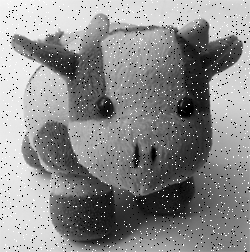
#> input picture boneka2.tif, 250 x 252 px
$ jupyter execute Filter_Batas.ipynb   (shell and % lines are left out)
#> lines starting #> are read from the running program, lines starting #| are printed output that depends on the picture
[cell 1]
import matplotlib.pyplot as plt # Mengimpor modul pyplot dari matplotlib

# Mengimpor library matplotlib untuk menampilkan gambar dan grafik secara interaktif di notebook
from skimage import data
from skimage.io import imread
from skimage.color import rgb2gray
import numpy as np # Mengimpor modul NumPy

[cell 2]
citra1 = imread(fname="boneka2.tif")  # Membaca citra
#> citra1 is the input picture: shape (252, 250); min 0, max 255, mean 139.1
citra2 = imread(fname="gedung.tif")  # Membaca citra
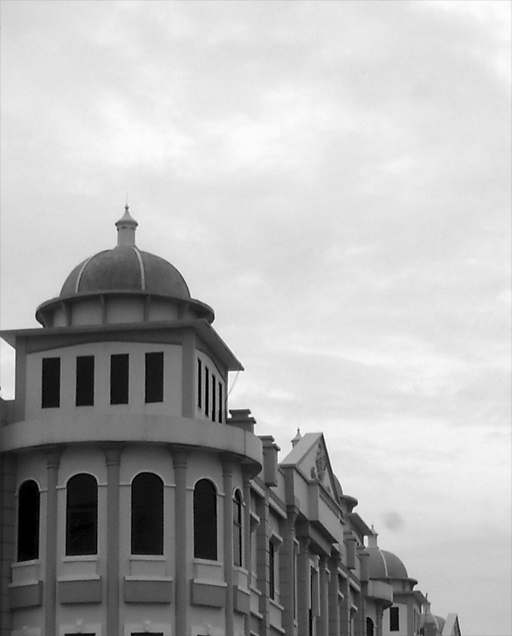
#> input picture gedung.tif, 512 x 636 px
#> citra2 is the input picture: shape (636, 512); min 0, max 255, mean 177.6

print('Shape citra 1 : ', citra1.shape)  # Menampilkan dimensi citra1 (shape).
#| Shape citra 1 :  (252, 250)
print('Shape citra 1 : ', citra2.shape)  # Menampilkan dimensi citra2 (shape).
#| Shape citra 1 :  (636, 512)

fig, axes = plt.subplots(1, 2, figsize=(10, 10))  # Membuat subplot
ax = axes.ravel()  # Meratakan array subplot menjadi array satu dimensi.

ax[0].imshow(citra1, cmap='gray')  # Menampilkan citra1
ax[0].set_title("Citra 1")  # Memberikan judul

ax[1].imshow(citra2, cmap='gray')  # Menampilkan citra2
ax[1].set_title("Citra 2")  # Memberikan judul
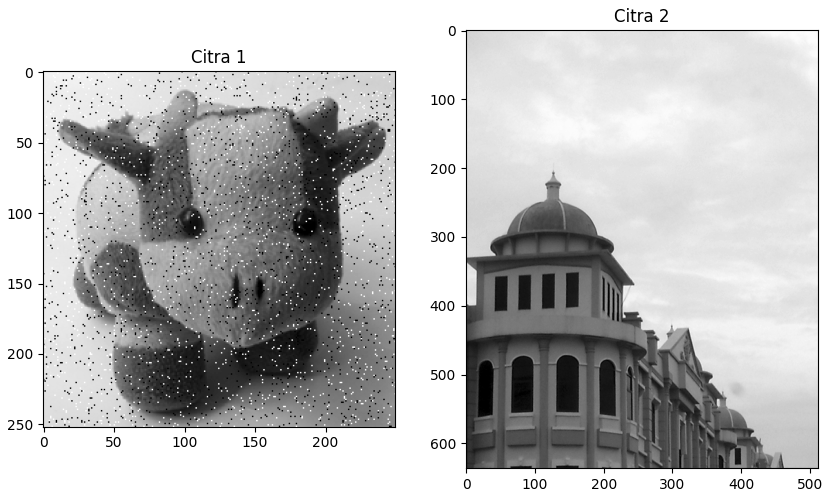
#> figure drawn by matplotlib, 2 panels

[cell 3]
#for baris=2 : tinggi-1
#    for kolom=2 : lebar-1
#        minPiksel = min([F(baris-1, kolom-1) F(baris-1, kolom) F(baris, kolom+1) ...
#            F(baris, kolom-1) F(baris, kolom+1) F(baris+1, kolom-1)  ...
#            F(baris+1, kolom) F(baris+1, kolom+1)]);
#
#        maksPiksel = max([F(baris-1, kolom-1) F(baris-1, kolom) F(baris, kolom+1)    ...
#            F(baris, kolom-1) F(baris, kolom+1) F(baris+1, kolom-1)  ...
#            F(baris+1, kolom) F(baris+1, kolom+1)]);
#
#        if F(baris, kolom) < minPiksel
#           G(baris, kolom) = minPiksel;
#        else
#            if F(baris, kolom) > maksPiksel
#                G(baris, kolom) = maksPiksel;
#            else
#                G(baris, kolom) = F(baris, kolom);
#            end
#        end
#    end
#end

[cell 4]
copyCitra1 = citra1.copy()  # Menduplikasi citra1 ke copyCitra1.
copyCitra2 = citra2.copy()  # Menduplikasi citra2 ke copyCitra2.

m1,n1 = copyCitra1.shape  # Mengambil dimensi baris dan kolom dari copyCitra1.
#> m1 = 252; n1 = 250
output1 = np.empty([m1, n1])  # Membuat array kosong dengan dimensi yang sama dengan copyCitra1 untuk menyimpan hasil output.

m2,n2 = copyCitra2.shape  # Mengambil dimensi baris dan kolom dari copyCitra2.
#> m2 = 636; n2 = 512
output2 = np.empty([m2, n2])  # Membuat array kosong dengan dimensi yang sama dengan copyCitra2 untuk menyimpan hasil output.

print('Shape copy citra 1 : ', copyCitra1.shape)  # Menampilkan dimensi copyCitra1.
#| Shape copy citra 1 :  (252, 250)
print('Shape output citra 1 : ', output1.shape)  # Menampilkan dimensi output1.
#| Shape output citra 1 :  (252, 250)

print('m1 : ',m1)  # Menampilkan nilai m1 (jumlah baris copyCitra1).
#| m1 :  252
print('n1 : ',n1)  # Menampilkan nilai n1 (jumlah kolom copyCitra1).
#| n1 :  250
print()

print('Shape copy citra 2 : ', copyCitra2.shape)  # Menampilkan dimensi copyCitra2.
#| Shape copy citra 2 :  (636, 512)
print('Shape output citra 3 : ', output2.shape)  # Menampilkan dimensi output2.
#| Shape output citra 3 :  (636, 512)

print('m2 : ',m2)  # Menampilkan nilai m2 (jumlah baris copyCitra2).
#| m2 :  636
print('n2 : ',n2)  # Menampilkan nilai n2 (jumlah kolom copyCitra2).
#| n2 :  512
print()

[cell 5]
for baris in range(0, m1-1):  # Melakukan iterasi untuk setiap baris dalam rentang (0, m1-1).
    for kolom in range(0, n1-1):  # Melakukan iterasi untuk setiap kolom dalam rentang (0, n1-1).

        a1 = baris  # Menyimpan nilai baris saat ini ke variabel a1.
        b1 = kolom  # Menyimpan nilai kolom saat ini ke variabel b1.

        arr = np.array([copyCitra1[a1-1, b1-1], copyCitra1[a1-1, b1], copyCitra1[a1, b1+1], \
            copyCitra1[a1, b1-1], copyCitra1[a1, b1+1], copyCitra1[a1+1, b1-1], \
            copyCitra1[a1+1, b1], copyCitra1[a1+1, b1+1]])  # Membuat array berisi piksel sekitar pada copyCitra1.

        minPiksel = np.amin(arr)  # Menyimpan nilai piksel minimum dari array.
        maksPiksel = np.amax(arr)  # Menyimpan nilai piksel maksimum dari array.

        if copyCitra1[baris, kolom] < minPiksel:  # Memeriksa apakah piksel saat ini lebih kecil dari piksel minimum.
            output1[baris, kolom] = minPiksel  # Jika iya, set nilai output1 dengan piksel minimum.
        else:
            if copyCitra1[baris, kolom] > maksPiksel:  # Jika tidak, periksa apakah piksel saat ini lebih besar dari piksel maksimum.
                output1[baris, kolom] = maksPiksel  # Jika iya, set nilai output1 dengan piksel maksimum.
            else:
                output1[baris, kolom] = copyCitra1[baris, kolom]  # Jika tidak, set nilai output1 dengan piksel saat ini.
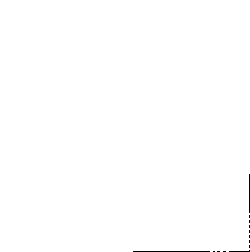
#> output1: shape (252, 250) float64; 0.26% of the values are NaN or infinite; the others: min -1.5e+305, max 2.77e+180, mean -2.38e+300; drawn with min black, max white, NaN and infinite black

[cell 6]
for baris1 in range(0, m2-1):  # Melakukan iterasi untuk setiap baris dalam rentang (0, m2-1).
    for kolom1 in range(0, n2-1):  # Melakukan iterasi untuk setiap kolom dalam rentang (0, n2-1).

        a1 = baris1  # Menyimpan nilai baris saat ini ke variabel a1.
        b1 = kolom1  # Menyimpan nilai kolom saat ini ke variabel b1.

        arr = np.array([copyCitra2[a1-1, b1-1], copyCitra2[a1-1, b1], copyCitra2[a1, b1+1], \
            copyCitra2[a1, b1-1], copyCitra2[a1, b1+1], copyCitra2[a1+1, b1-1], \
            copyCitra2[a1+1, b1], copyCitra2[a1+1, b1+1]])  # Membuat array berisi piksel sekitar pada copyCitra2.

        minPiksel = np.amin(arr)  # Menyimpan nilai piksel minimum dari array.
        maksPiksel = np.amax(arr)  # Menyimpan nilai piksel maksimum dari array.

        if copyCitra2[baris1, kolom1] < minPiksel:  # Memeriksa apakah piksel saat ini lebih kecil dari piksel minimum.
            output2[baris1, kolom1] = minPiksel  # Jika iya, set nilai output2 dengan piksel minimum.
        else:
            if copyCitra2[baris1, kolom1] > maksPiksel:  # Jika tidak, periksa apakah piksel saat ini lebih besar dari piksel maksimum.
                output2[baris1, kolom1] = maksPiksel  # Jika iya, set nilai output2 dengan piksel maksimum.
            else:
                output2[baris1, kolom1] = copyCitra2[baris1, kolom1]  # Jika tidak, set nilai output2 dengan piksel saat ini.

[cell 7]
fig, axes = plt.subplots(2, 2, figsize=(10, 10))  # Membuat subplot dengan ukuran 2x2 dan ukuran gambar (figsize) 10x10.
ax = axes.ravel()  # Mengubah array 2D menjadi array 1D.

ax[0].imshow(citra1, cmap='gray')  # Menampilkan citra1 pada subplot indeks 0 dengan peta warna 'gray'.
ax[0].set_title("Input Citra 1")  # Memberikan judul "Input Citra 1" pada subplot indeks 0.

ax[1].imshow(citra2, cmap='gray')  # Menampilkan citra2 pada subplot indeks 1 dengan peta warna 'gray'.
ax[1].set_title("Input Citra 2")  # Memberikan judul "Input Citra 2" pada subplot indeks 1.

ax[2].imshow(output1, cmap='gray')  # Menampilkan output1 pada subplot indeks 2 dengan peta warna 'gray'.
ax[2].set_title("Output Citra 1")  # Memberikan judul "Output Citra 1" pada subplot indeks 2.

ax[3].imshow(output2, cmap='gray')  # Menampilkan output2 pada subplot indeks 3 dengan peta warna 'gray'.
ax[3].set_title("Output Citra 2")  # Memberikan judul "Output Citra 2" pada subplot indeks 3.
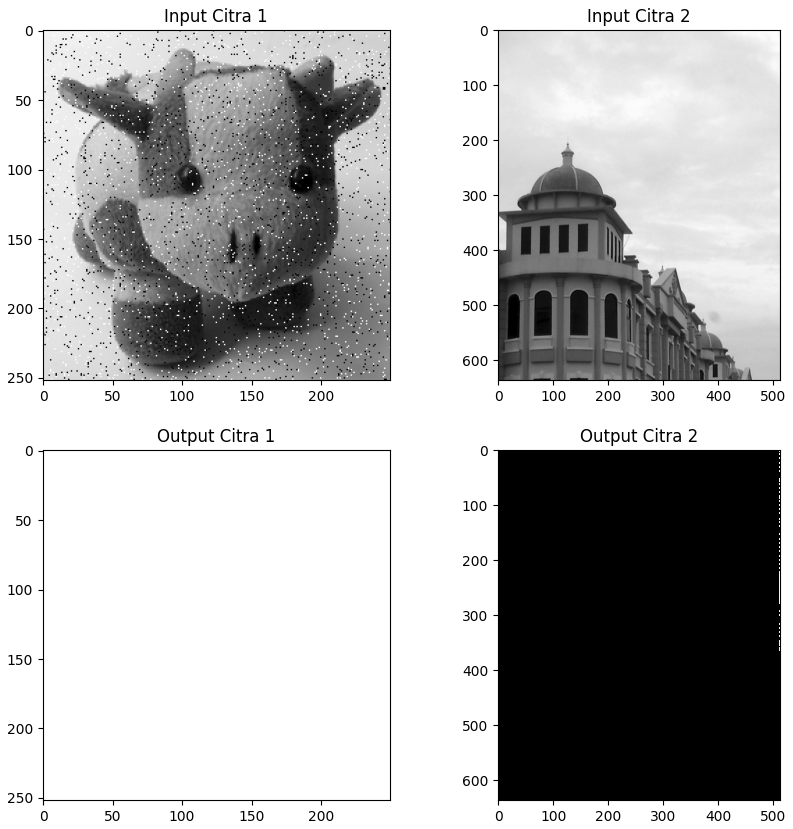
#> figure drawn by matplotlib, 4 panels
